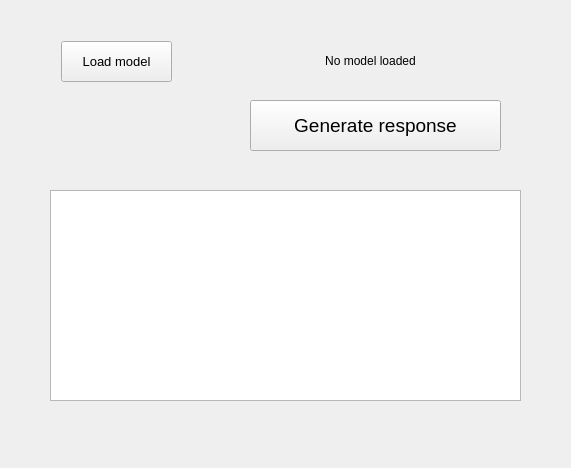
<?xml version="1.0" encoding="UTF-8"?>
<ui version="4.0">
 <class>Form</class>
 <widget class="QWidget" name="Form">
  <property name="geometry">
   <rect>
    <x>0</x>
    <y>0</y>
    <width>571</width>
    <height>468</height>
   </rect>
  </property>
  <property name="windowTitle">
   <string>Form</string>
  </property>
  <widget class="QPushButton" name="runLLM">
   <property name="geometry">
    <rect>
     <x>250</x>
     <y>100</y>
     <width>251</width>
     <height>51</height>
    </rect>
   </property>
   <property name="font">
    <font>
     <pointsize>14</pointsize>
    </font>
   </property>
   <property name="text">
    <string>Generate response</string>
   </property>
  </widget>
  <widget class="QPushButton" name="selectModel">
   <property name="geometry">
    <rect>
     <x>61</x>
     <y>41</y>
     <width>111</width>
     <height>41</height>
    </rect>
   </property>
   <property name="font">
    <font>
     <pointsize>10</pointsize>
    </font>
   </property>
   <property name="text">
    <string>Load model</string>
   </property>
  </widget>
  <widget class="QLabel" name="selectedModel">
   <property name="geometry">
    <rect>
     <x>180</x>
     <y>40</y>
     <width>381</width>
     <height>41</height>
    </rect>
   </property>
   <property name="font">
    <font>
     <pointsize>9</pointsize>
    </font>
   </property>
   <property name="text">
    <string>No model loaded</string>
   </property>
   <property name="alignment">
    <set>Qt::AlignCenter</set>
   </property>
  </widget>
  <widget class="QPlainTextEdit" name="answer">
   <property name="geometry">
    <rect>
     <x>50</x>
     <y>190</y>
     <width>471</width>
     <height>211</height>
    </rect>
   </property>
   <property name="verticalScrollBarPolicy">
    <enum>Qt::ScrollBarAsNeeded</enum>
   </property>
   <property name="sizeAdjustPolicy">
    <enum>QAbstractScrollArea::AdjustToContents</enum>
   </property>
   <property name="readOnly">
    <bool>true</bool>
   </property>
   <property name="tabStopDistance">
    <double>80.000000000000000</double>
   </property>
   <property name="centerOnScroll">
    <bool>false</bool>
   </property>
  </widget>
 </widget>
 <resources/>
 <connections/>
</ui>
